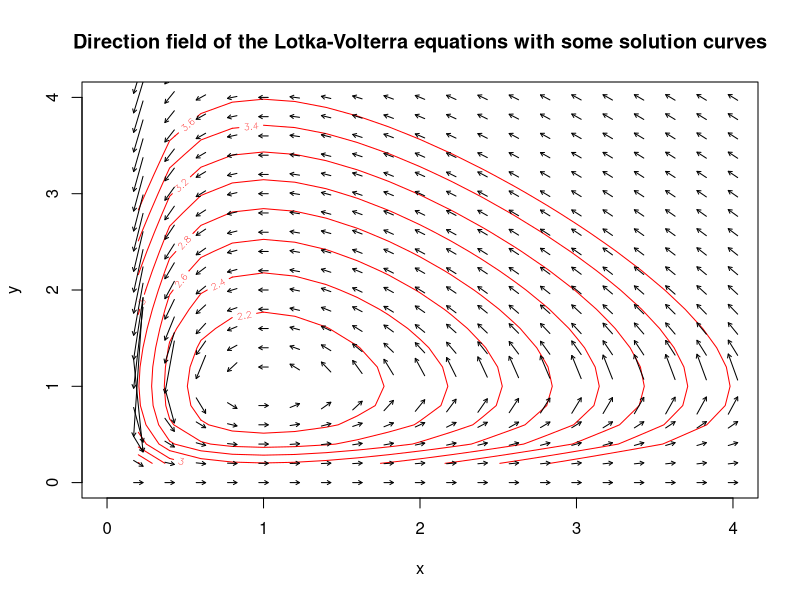

The R script that drew this image:
## ---- chunk 1
# Writing the function for the differential equation
diff <- function(x, y, a = 1, b = 1, c = 1, d = 1) {
  y_prime <- -y / x * (d * x - c) / (b * y - a)
  return(y_prime) 
}

# Writing a function that calculates the lines for the arrows
line_for_arrow <- function(x1, y1, slope, d) {
  z = slope * (d - x1) + y1
  return(z)
}

# Specifying the domains for x and y and initializing x and y
x = seq(0, 20, 0.2)
y = seq(0, 20, 0.2)


# Calculating the direction of the differential equation in each point
direction <- function(x, y, a = 1, b = 1, c = 1, d = 1) {
  dx <- x * (a - b * y)
  dy <- y * (d * x - c)
  if(dx < 0 & dy < 0) {
    return(FALSE) 
  } else if(dx <= 0 & dy >= 0) {
    return(FALSE)
  } else if(dx >= 0 & dy >= 0) {
    return(TRUE)
  } else if(dx >= 0 & dy < 0) {
    return(TRUE)
  }
}


solution_curve <- function(x, y, K, a = 1, b = 1, c = 1, d = 1) {
  return(d * x + b * y - a * log(abs(y)) - c * log(abs(x)) - K)
}

# Plotting a solution curve and initializing the plot
p <- outer(x, y, K = 0,  solution_curve)
contour(x, y, p, levels = seq(2, 3.6, 0.2), xlim = c(0, 4), ylim = c(0, 4), col = "red")
title(main = "Direction field of the Lotka-Volterra equations with some solution curves",
      xlab = "x", ylab = "y")


# Placing arrows in the plot
for(i in x) {
  for(j in y) {
    direct <- direction(i, j)  
    slope <- diff(i, j)
    domain <- seq(i - 0.03,i + 0.03,0.06)
    z <- line_for_arrow(i, j, slope, domain)
    
    if(direct) {
      arrows(domain[1], z[1], domain[2], z[2], length=0.04)
    } else {
      arrows(domain[2], z[2], domain[1], z[1], length=0.04)
    }
  }
}


